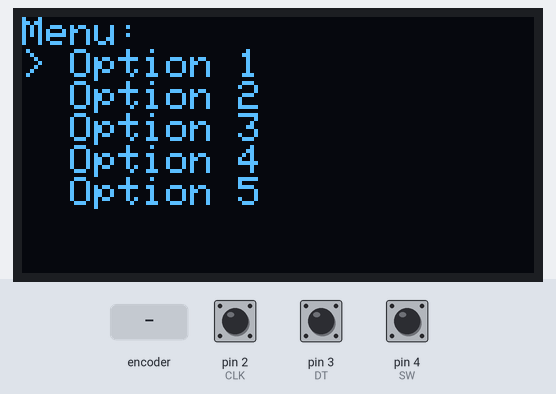
The sketch below on a simulated Arduino Uno, built with avr-gcc and run on an emulated ATmega328P. Shown: 128×64 one-colour display. The test bench sets the inputs (shaded band); at power-on: pin 4 (SW) HIGH, pin 2 (CLK) HIGH, pin 3 (DT) HIGH.

Above: at 4.2 s.
4.3 s: pin 4 (SW) pulled LOW for 3.2 s
At 5.1 s:
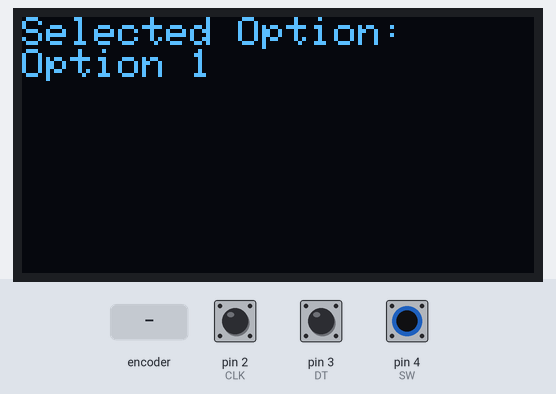
9.3 s: rotary encoder on pin 2 (CLK) / pin 3 (DT) turned 3 steps (first pin leading)
At 10.6 s:
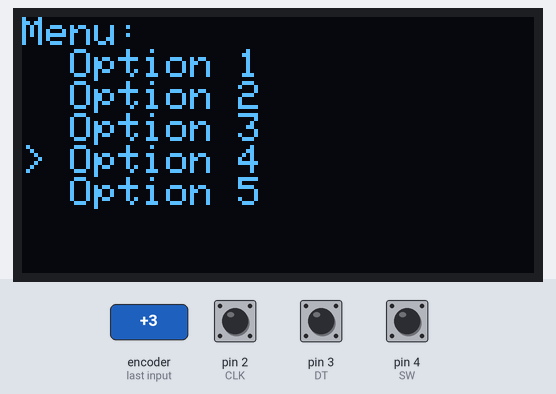
11.4 s: pin 4 (SW) pulled LOW for 0.15 s
At 11.8 s:
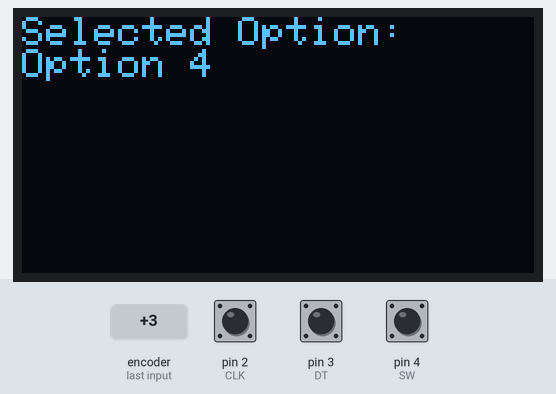
13.9 s: rotary encoder on pin 2 (CLK) / pin 3 (DT) turned 1 step (first pin leading)
At 15.0 s:
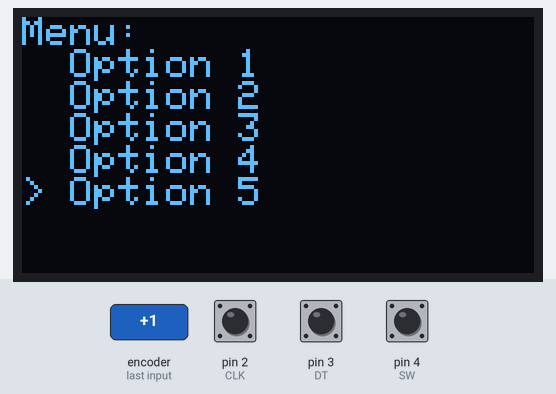
Timing chart, 0 to 16.6 s (numbered marks = the images above; inputs shaded):
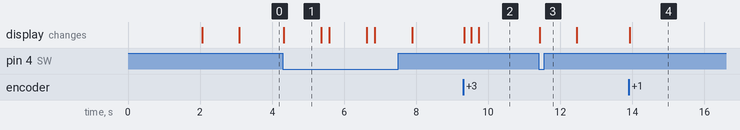

The sketch:

First_Rotary_Encoder_Test.ino
```cpp
#include <Wire.h>
#include <Adafruit_GFX.h>
#include <Adafruit_SSD1306.h>

// OLED setup
#define SCREEN_WIDTH 128
#define SCREEN_HEIGHT 64
#define OLED_I2C_ADDRESS 0x3C
Adafruit_SSD1306 oled(SCREEN_WIDTH, SCREEN_HEIGHT, &Wire, -1);

// Rotary Encoder pins
#define CLK 2
#define DT 3
#define SW 4

int currentMenu = 0; // Track the current menu option
int numMenus = 5;    // Total number of menu options

void setup() {
  Serial.begin(9600);

  // OLED initialization
  if (!oled.begin(SSD1306_SWITCHCAPVCC, OLED_I2C_ADDRESS)) {
    Serial.println(F("SSD1306 allocation failed"));
    while (true); // Stop if OLED initialization fails
  }

  delay(2000);         // Allow time for the display to initialize
  oled.clearDisplay(); // Clear the display
  oled.setTextSize(1);
  oled.setTextColor(WHITE);
  oled.setCursor(0, 0);
  oled.println("OLED Initialized!");
  oled.display();
  delay(1000);

  // Rotary encoder setup
  pinMode(CLK, INPUT_PULLUP);
  pinMode(DT, INPUT_PULLUP);
  pinMode(SW, INPUT_PULLUP);

  // Display the initial menu
  updateDisplay();
}

void loop() {
  static int lastStateCLK = digitalRead(CLK); // Store the last state of CLK
  int currentStateCLK = digitalRead(CLK);    // Read the current state of CLK

  // Detect rotation
  if (currentStateCLK != lastStateCLK && currentStateCLK == LOW) {
    if (digitalRead(DT) != currentStateCLK) {
      currentMenu = (currentMenu + 1) % numMenus; // Increment menu
    } else {
      currentMenu = (currentMenu - 1 + numMenus) % numMenus; // Decrement menu
    }
    updateDisplay(); // Update the OLED display
  }
  lastStateCLK = currentStateCLK;

  // Detect button press
  if (digitalRead(SW) == LOW) {
    selectOption();
    delay(200); // Debounce delay
  }
}

void updateDisplay() {
  oled.clearDisplay(); // Clear the screen
  oled.setTextSize(1);
  oled.setTextColor(WHITE);
  oled.setCursor(0, 0);
  oled.println("Menu:");

  // Display the menu options
  for (int i = 0; i < numMenus; i++) {
    if (i == currentMenu) {
      oled.print("> "); // Highlight the current menu option
    } else {
      oled.print("  ");
    }
    oled.println("Option " + String(i + 1));
  }
  oled.display(); // Send the buffer to the display
}

void selectOption() {
  oled.clearDisplay(); // Clear the screen
  oled.setCursor(0, 0);
  oled.println("Selected Option:");
  oled.println("Option " + String(currentMenu + 1)); // Display the selected option
  oled.display();
  delay(1000); // Show the selection message for 1 second
  updateDisplay(); // Return to the menu
}
```

Measured:
- after the input at 4.3 s, the display: changes at once (image 1)
- after the input at 9.3 s, the display: first changes at once (image 2 shows a later state)
- after the input at 11.4 s, the display: changes at once (image 3)
- after the input at 13.9 s, the display: changes at once (image 4)
- what the display in image 1 shows lasts 1.1 s, from 4.3 s to 5.4 s
